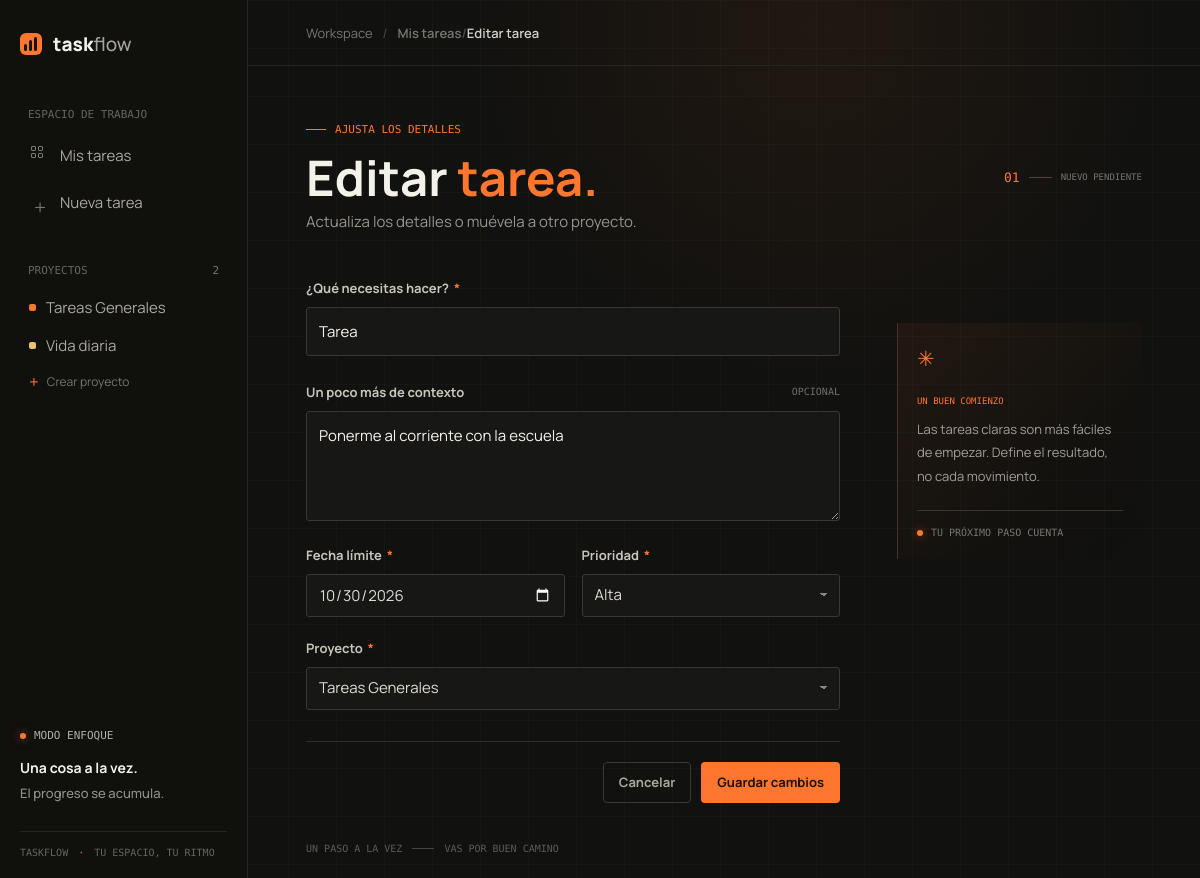
/tareas/1/editar, run on the app's committed database.
### tables this page shows
CREATE TABLE proyectos (
            id INTEGER PRIMARY KEY AUTOINCREMENT,
            nombre TEXT NOT NULL,
            descripcion TEXT,
            fecha_inicio TEXT,
            estado TEXT
        );

CREATE TABLE tareas (
            id INTEGER PRIMARY KEY AUTOINCREMENT,
            titulo TEXT NOT NULL,
            descripcion TEXT,
            fecha_creacion TEXT,
            fecha_limite TEXT,
            prioridad TEXT,
            estado TEXT,
            proyecto_id INTEGER,
            FOREIGN KEY (proyecto_id) REFERENCES proyectos(id)
        );

### app.py (the view, shortened to what this page needs)
@app.route('/tareas/<int:tarea_id>/editar', methods=['GET', 'POST'])
def editar_tarea_web(tarea_id):
    tarea = db_manager.obtener_tarea(tarea_id)
    if tarea is None:
        abort(404)
    proyectos = db_manager.obtener_proyectos()
    return render_template(
        'formulario_tarea.html',
        proyectos=[proyecto.to_dict() for proyecto in proyectos],
        tarea=tarea.to_dict(),
        return_project_id=request.args.get('proyecto_id', type=int)
    )

### src/database.py (called while the page is built)
def get_connection():
    conn = sqlite3.connect(DATABASE_NAME)
    conn.row_factory = sqlite3.Row
    return conn

    def obtener_proyectos(self):
        conn = get_connection()
        cursor = conn.cursor()
        cursor.execute("SELECT * FROM proyectos")
        filas = cursor.fetchall()
        conn.close()
        proyectos = [
            Proyecto(nombre=fila['nombre'], descripcion=fila['descripcion'],
                     id=fila['id'], estado=fila['estado'])
            for fila in filas
        ]
        return proyectos

    def obtener_tarea(self, tarea_id: int):
        conn = get_connection()
        fila = conn.execute(
            "SELECT * FROM tareas WHERE id = ?", (tarea_id,)
        ).fetchone()
        conn.close()
        if fila is None:
            return None
        return Tarea(
            titulo=fila['titulo'], fecha_limite=fila['fecha_limite'],
            prioridad=fila['prioridad'], proyecto_id=fila['proyecto_id'],
            descripcion=fila['descripcion'], id=fila['id'],
            estado=fila['estado'], fecha_creacion=fila['fecha_creacion']
        )

### src/modelos.py (called while the page is built)
    def to_dict(self):
        return {
            'id': self._id,
            'nombre': self._nombre,
            'descripcion': self._descripcion,
            'fecha_inicio': self._fecha_inicio,
            'estado': self._estado
        }

    def to_dict(self):
        return {
            'id': self._id,
            'titulo': self._titulo,
            'descripcion': self._descripcion,
            'fecha_creacion': self._fecha_creacion,
            'fecha_limite': self._fecha_limite,
            'prioridad': self._prioridad,
            'estado': self._estado,
            'proyecto_id': self._proyecto_id
        }

### templates/formulario_tarea.html (shortened to what this page needs)
{% extends 'base.html' %}
{% block breadcrumb %}<a href="{{ url_for('index') }}">Mis tareas</a><span class="crumb-slash">/</span>{{ 'Editar tarea' if tarea else 'Nueva tarea' }}{% endblock %}
{% block content %}
<section class="page-content form-page">
    <div class="page-heading form-heading">
        <div>
            <div class="eyebrow"><span class="eyebrow-line"></span> {{ 'AJUSTA LOS DETALLES' if tarea else 'EMPIEZA EN PEQUEÑO' }}</div>
            <h1>{{ 'Editar' if tarea else 'Nueva' }} <span>tarea.</span></h1>
            <p class="page-subtitle">{{ 'Actualiza los detalles o muévela a otro proyecto.' if tarea else 'Ponle nombre al siguiente paso. Lo demás viene después.' }}</p>
        </div>
        <div class="form-index"><span>01</span><i></i> NUEVO PENDIENTE</div>
    </div>
    <div class="form-layout">
        <form class="task-form" method="post" action="{{ url_for('editar_tarea_web', tarea_id=tarea.id) if tarea else url_for('crear_tarea_web') }}">
            <label class="field-label" for="titulo">¿Qué necesitas hacer?<span class="required-mark">*</span></label>
            <input class="text-input title-input" id="titulo" name="titulo" type="text" maxlength="120" value="{{ tarea.titulo if tarea else '' }}" placeholder="Ej. Preparar presentación de proyecto" required autofocus>
            <label class="field-label description-label" for="descripcion">Un poco más de contexto <span class="optional-mark">OPCIONAL</span></label>
            <textarea class="text-input description-input" id="descripcion" name="descripcion" rows="4" placeholder="Añade detalles que te ayuden a retomarla...">{{ tarea.descripcion if tarea else '' }}</textarea>
            <div class="field-grid">
                <div class="field-group">
                    <label class="field-label" for="fecha_limite">Fecha límite<span class="required-mark">*</span></label>
                    <input class="text-input" id="fecha_limite" name="fecha_limite" type="date" value="{{ tarea.fecha_limite if tarea else '' }}" required>
                </div>
                <div class="field-group">
                    <label class="field-label" for="prioridad">Prioridad<span class="required-mark">*</span></label>
                    <select class="text-input" id="prioridad" name="prioridad" required>
                        <option value="Alta" {% if tarea and tarea.prioridad == 'Alta' %}selected{% endif %}>Alta</option>
                    </select>
                </div>
            </div>
            <div class="field-group project-field">
                <label class="field-label" for="proyecto_id">Proyecto<span class="required-mark">*</span></label>
                <select class="text-input" id="proyecto_id" name="proyecto_id" required>
                    {% for proyecto in proyectos %}
                    <option value="{{ proyecto.id }}" {% if tarea and tarea.proyecto_id == proyecto.id %}selected{% endif %}>{{ proyecto.nombre }}</option>
                    {% endfor %}
                </select>
            </div>
            <div class="form-actions">
                <a class="button button-quiet" href="{{ url_for('index') }}">Cancelar</a>
                <button class="button button-primary" type="submit">{{ 'Guardar cambios' if tarea else 'Crear tarea' }}</button>
            </div>
        </form>
        <aside class="form-aside">
            <div class="aside-mark" aria-hidden="true">✳</div>
            <div class="aside-kicker">UN BUEN COMIENZO</div>
            <p>Las tareas claras son más fáciles de empezar. Define el resultado, no cada movimiento.</p>
            <div class="aside-rule"></div>
            <div class="aside-foot"><span class="focus-pulse"></span> TU PRÓXIMO PASO CUENTA</div>
        </aside>
    </div>
    <footer class="page-footer"><span>UN PASO A LA VEZ</span><span class="footer-dash"></span><span>VAS POR BUEN CAMINO</span></footer>
</section>
{% endblock %}

### templates/base.html (shortened to what this page needs)
<!doctype html>
<html lang="es">
<head>
    <link rel="stylesheet" href="{{ url_for('static', filename='css/style.css') }}">
</head>
<body>
    <div class="app-shell">
        <aside class="sidebar">
            <a class="brand" href="{{ url_for('index') }}" aria-label="Taskflow, inicio">
                <span class="brand-mark"><span></span><span></span><span></span></span>
                <span>task<span class="brand-light">flow</span></span>
            </a>
            <div class="sidebar-caption">ESPACIO DE TRABAJO</div>
            <nav class="main-nav" aria-label="Navegación principal">
                <a class="nav-link {% if request.endpoint == 'index' %}is-active{% endif %}" href="{{ url_for('index') }}">
                    <span class="nav-icon nav-grid" aria-hidden="true"><i></i><i></i><i></i><i></i></span>
                    <span>Mis tareas</span>
                </a>
                <a class="nav-link {% if request.endpoint == 'crear_tarea_web' %}is-active{% endif %}" href="{{ url_for('crear_tarea_web') }}">
                    <span class="nav-icon nav-plus" aria-hidden="true">+</span>
                    <span>Nueva tarea</span>
                </a>
            </nav>
            <div class="sidebar-caption project-caption">PROYECTOS <span>{{ proyectos|length if proyectos is defined else 0 }}</span></div>
            <div class="project-list">
                {% if proyectos is defined and proyectos %}
                    {% for proyecto in proyectos %}
                    <a class="project-link {% if proyecto_actual and proyecto_actual.id == proyecto.id %}is-current{% endif %}" href="{{ url_for('ver_proyecto', proyecto_id=proyecto.id) }}">
                        <span class="project-dot dot-{{ loop.index0 % 4 }}"></span>
                        <span class="project-name">{{ proyecto.nombre }}</span>
                    </a>
                    {% endfor %}
                {% else %}
                    <div class="project-empty">Aún no hay proyectos</div>
                {% endif %}
                <a class="project-add" href="{{ url_for('crear_proyecto_web') }}"><span aria-hidden="true">+</span> Crear proyecto</a>
            </div>
            <div class="sidebar-bottom">
                <div class="focus-label"><span class="focus-pulse"></span> MODO ENFOQUE</div>
                <div class="focus-copy">Una cosa a la vez.<br><span>El progreso se acumula.</span></div>
                <div class="sidebar-version">TASKFLOW <span>·</span> TU ESPACIO, TU RITMO</div>
            </div>
        </aside>
        <main class="main-content">
            <header class="topbar">
                <div class="breadcrumb"><span>Workspace</span><span class="crumb-slash">/</span><strong>{% block breadcrumb %}Tareas{% endblock %}</strong></div>
            </header>
            {% block content %}{% endblock %}
        </main>
    </div>
</body>
</html>

### data on the page
proyectos: nombre "Tareas Generales"
proyectos: nombre "Vida diaria"
tareas: titulo "Tarea", descripcion "Ponerme al corriente con la escuela", fecha_limite "10/30/2026", prioridad "Alta", proyecto_id "Tareas Generales"

### other printed values
{{ proyectos|length if proyectos is defined else 0 }} "2"
{{ 'Editar tarea' if tarea else 'Nueva tarea' }} "Editar tarea"
{{ 'AJUSTA LOS DETALLES' if tarea else 'EMPIEZA EN PEQUEÑO' }} "AJUSTA LOS DETALLES"
{{ 'Editar' if tarea else 'Nueva' }} "Editar"
{{ 'Guardar cambios' if tarea else 'Crear tarea' }} "Guardar cambios"
